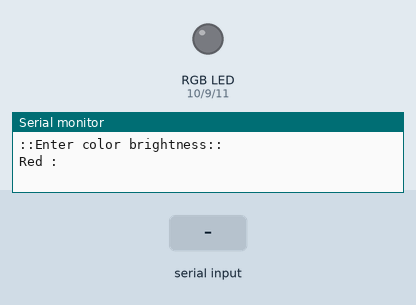
Bench run of a sketch on a simulated Arduino Uno, built with avr-gcc and run on an emulated ATmega328P. Parts: an RGB LED mixed from three pins (HIGH = lit), the last lines printed to the serial monitor. Inputs (shaded band) come from the test bench. Dim RGB values are drawn brighter than linear.

Above: at 1.2 s.
1.3 s: "90,45,200\n" received over Serial
At 2.0 s:
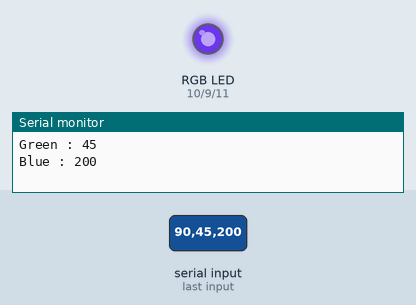
2.8 s: "30,150,10\n" received over Serial
At 5.5 s:
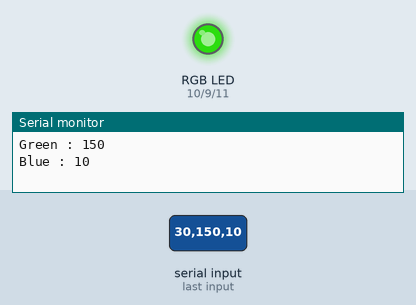
5.8 s: "90,45\n" received over Serial
At 8.6 s:
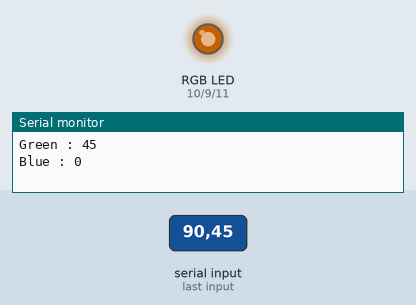
8.8 s: "1,90,45\n" received over Serial
At 12.2 s:
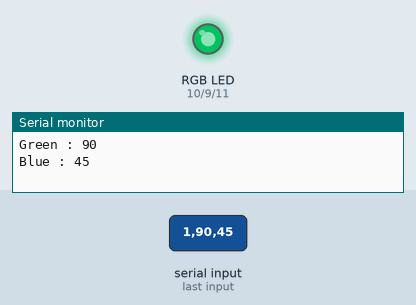
Timing chart, 0 to 12.8 s (numbered marks = the images above; inputs shaded):
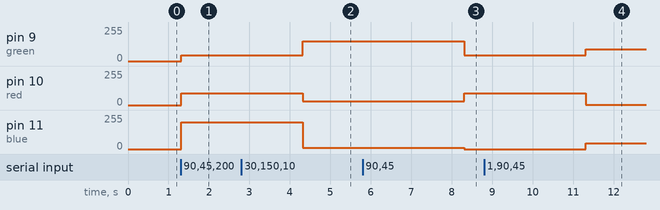

Measured:
- after the input at 1.3 s, pin 9 (green): 0/255 → 45/255 at once; pin 10 (red): 0/255 → 90/255 at once; pin 11 (blue): 0/255 → 200/255 at once
- after the input at 2.8 s, pin 9 (green): 45/255 → 150/255 after 1.5 s; pin 10 (red): 90/255 → 30/255 after 1.5 s; pin 11 (blue): 200/255 → 10/255 after 1.5 s
- after the input at 5.8 s, pin 9 (green): 150/255 → 45/255 after 2.5 s; pin 10 (red): 30/255 → 90/255 after 2.5 s; pin 11 (blue): 10/255 → 0/255 after 2.5 s
- after the input at 8.8 s, pin 9 (green): 45/255 → 90/255 after 2.5 s; pin 10 (red): 90/255 → 1/255 after 2.5 s; pin 11 (blue): 0/255 → 45/255 after 2.5 s

The sketch:

lights.ino
```cpp
/***declaring RGB pins in PWM mode***/
int red = 10;
int green = 9;
int blue = 11;

/***brightness control variables***/
int redBrightness = 0;
int greenBrightness = 0;
int blueBrightness = 0;

  void setup() {

    Serial.begin(9600);         //initialising serial monitor

    /***Pin mode declaration***/
    pinMode(red, OUTPUT);
    pinMode(green, OUTPUT);
    pinMode(blue, OUTPUT);

  }

  void loop() {

    Serial.println("::Enter color brightness::");

    Serial.print("Red : ");         //for red
    while(Serial.available()==0){
    }
    redBrightness = Serial.parseInt();
    Serial.println(redBrightness);

    Serial.print("Green : ");         //for green
    while(Serial.available()==0){
    }
    greenBrightness = Serial.parseInt();
    Serial.println(greenBrightness);

    Serial.print("Blue : ");         //for blue
    while(Serial.available()==0){
    }
    blueBrightness = Serial.parseInt();
    Serial.println(blueBrightness);
    Serial.println("   ");

    /***sending variable voltages to RGB led***/
    analogWrite(red, redBrightness);
    analogWrite(green, greenBrightness);
    analogWrite(blue, blueBrightness);
    delay(3000);

    }
```
